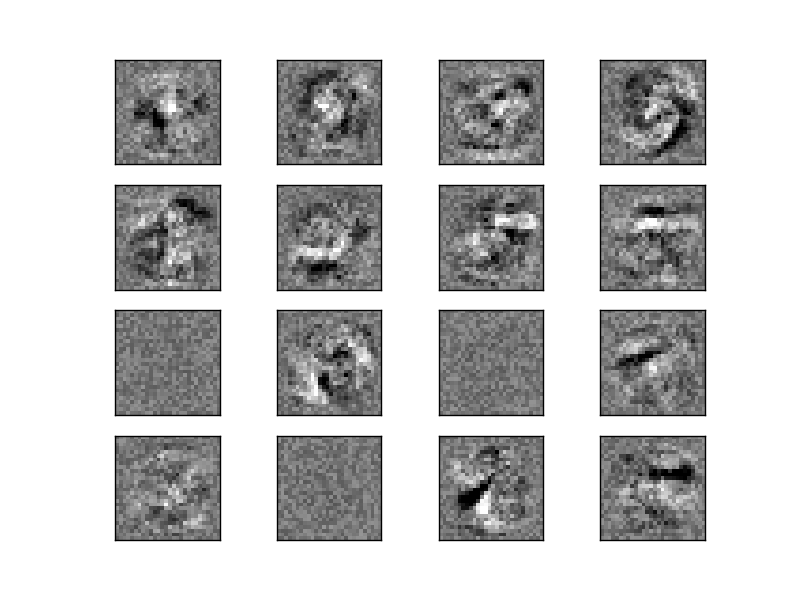

Generate this figure with Python:
"""
=====================================
Visualization of MLP weights on MNIST
=====================================

Sometimes looking at the learned coefficients of a neural network can provide
insight into the learning behavior. For example if weights look unstructured,
maybe some were not used at all, or if very large coefficients exist, maybe
regularization was too low or the learning rate too high.

This example shows how to plot some of the first layer weights in a
MLPClassifier trained on the MNIST dataset.

The input data consists of 28x28 pixel handwritten digits, leading to 784
features in the dataset. Therefore the first layer weight matrix have the shape
(784, hidden_layer_sizes[0]).  We can therefore visualize a single column of
the weight matrix as a 28x28 pixel image.

To make the example run faster, we use very few hidden units, and train only
for a very short time. Training longer would result in weights with a much
smoother spatial appearance.
"""
print(__doc__)

import matplotlib.pyplot as plt
from sklearn.datasets import fetch_mldata
from sklearn.neural_network import MLPClassifier

mnist = fetch_mldata("MNIST original")
# rescale the data, use the traditional train/test split
X, y = mnist.data / 255., mnist.target
X_train, X_test = X[:60000], X[60000:]
y_train, y_test = y[:60000], y[60000:]

# mlp = MLPClassifier(hidden_layer_sizes=(100, 100), max_iter=400, alpha=1e-4,
#                     solver='sgd', verbose=10, tol=1e-4, random_state=1)
mlp = MLPClassifier(hidden_layer_sizes=(50,), max_iter=10, alpha=1e-4,
                    solver='sgd', verbose=10, tol=1e-4, random_state=1,
                    learning_rate_init=.1)

mlp.fit(X_train, y_train)
print("Training set score: %f" % mlp.score(X_train, y_train))
print("Test set score: %f" % mlp.score(X_test, y_test))

fig, axes = plt.subplots(4, 4)
# use global min / max to ensure all weights are shown on the same scale
vmin, vmax = mlp.coefs_[0].min(), mlp.coefs_[0].max()
for coef, ax in zip(mlp.coefs_[0].T, axes.ravel()):
    ax.matshow(coef.reshape(28, 28), cmap=plt.cm.gray, vmin=.5 * vmin,
               vmax=.5 * vmax)
    ax.set_xticks(())
    ax.set_yticks(())

plt.savefig('plot_mnist_filters.png')
